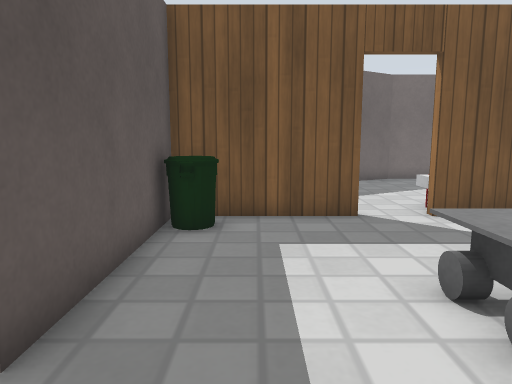
View 1 (above)

24 first-person views from a walk through a Gazebo world. The camera is 0.9 m above the floor, tilts 8° down and sees 70° across. The lines on the ground mark 1 m squares. The floor is counted in squares, 0.5 m on a side. Each view is taken from the middle of a square. On the plan, view 1 faces up. The plan holds only what a view shows up to about 18 squares ahead; the rest is blank. Gazebo's built-in surfaces are drawn with simple patterns. Simple shapes stand in for some stock models.

View 2
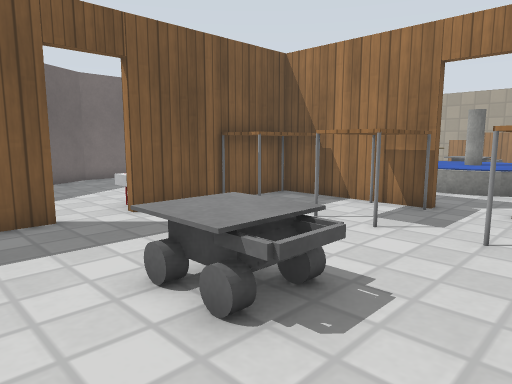

View 3
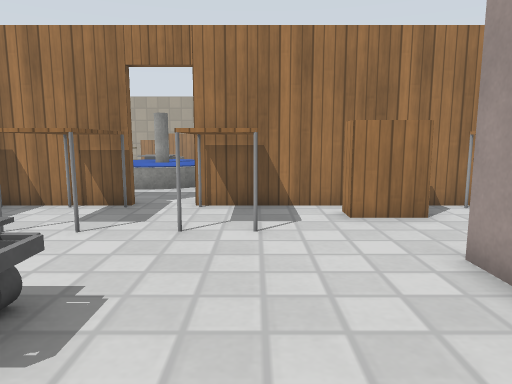

View 4
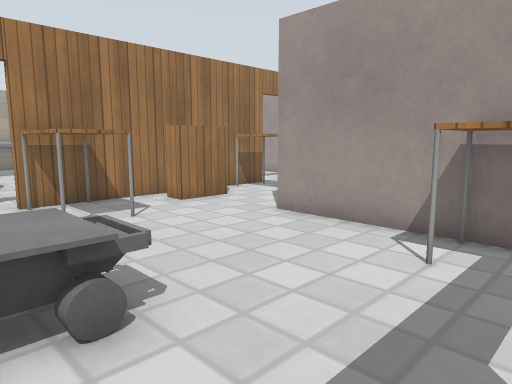

View 5
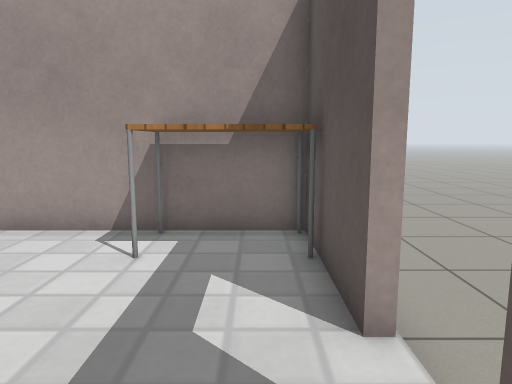

View 6
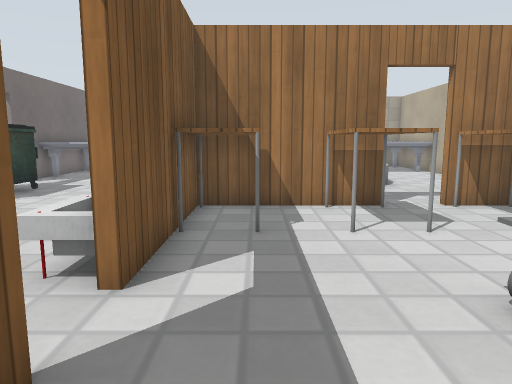

View 7
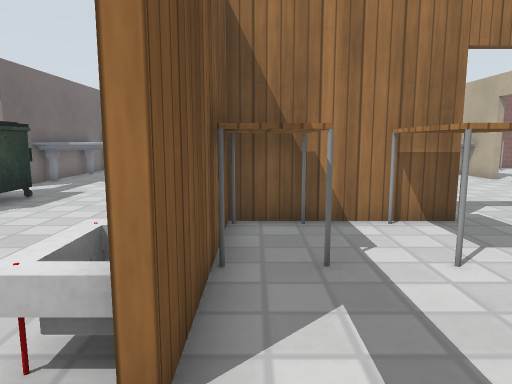

View 8
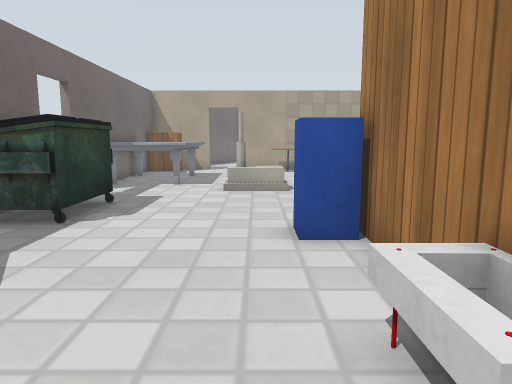

View 9
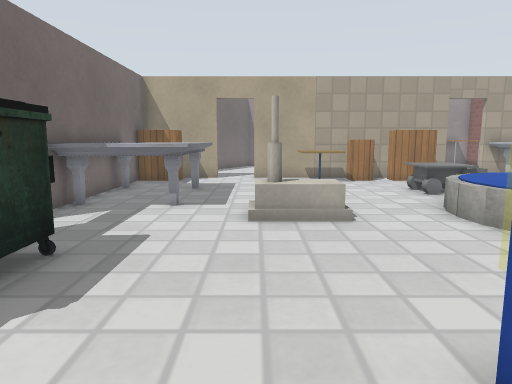

View 10
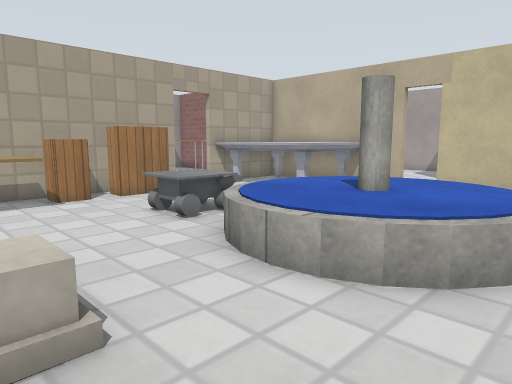

View 11
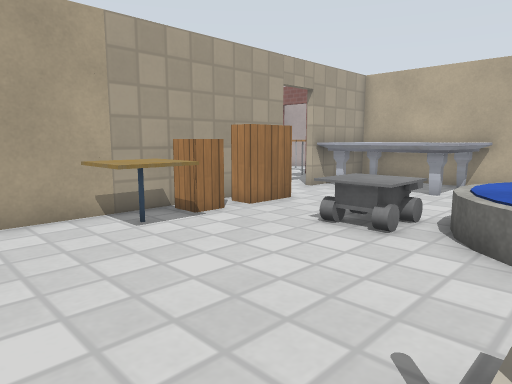

View 12
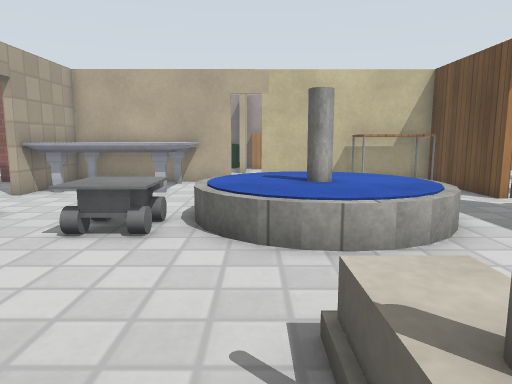

View 13
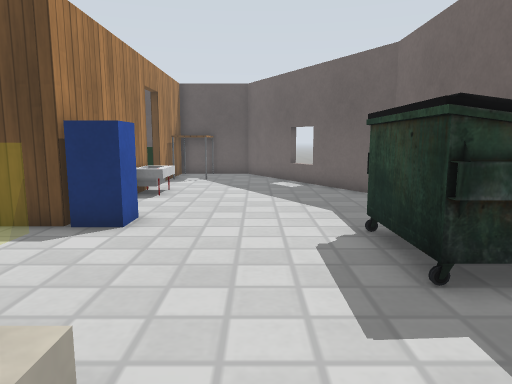

View 14
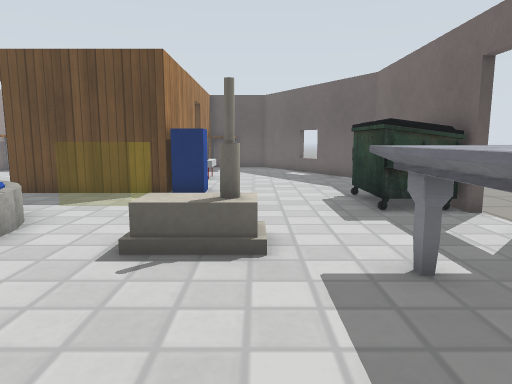

View 15
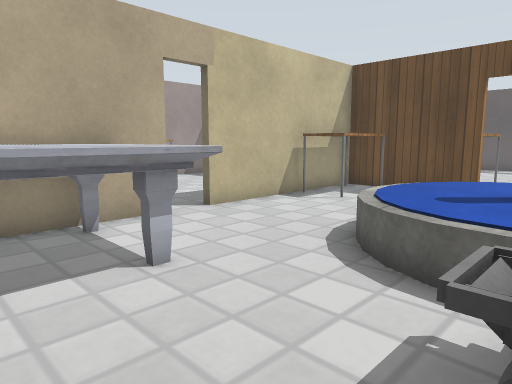

View 16
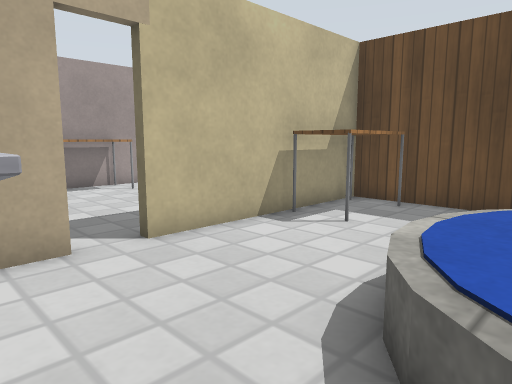

View 17
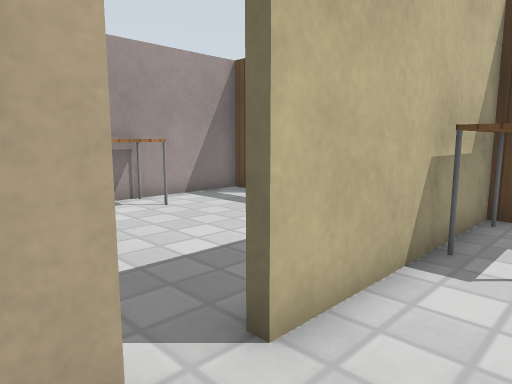

View 18
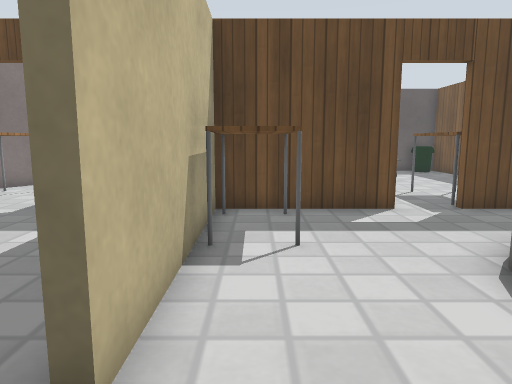

View 19
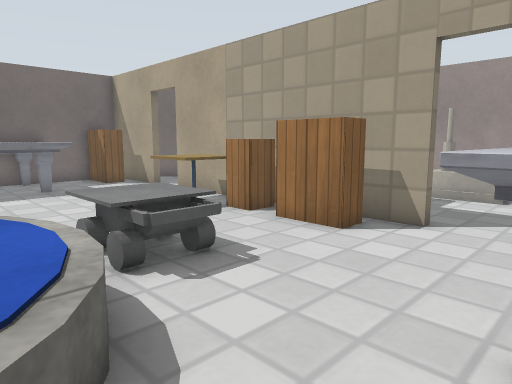

View 20
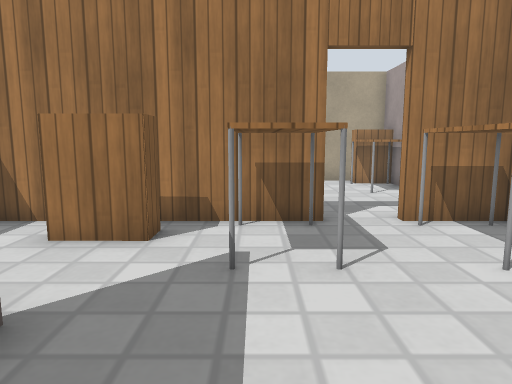

View 21
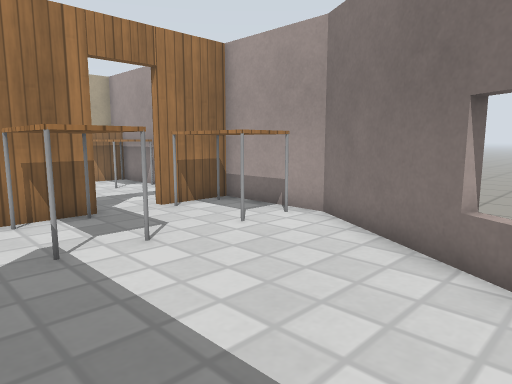

View 22
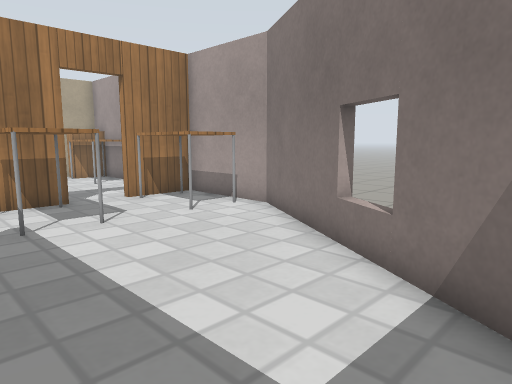

View 23
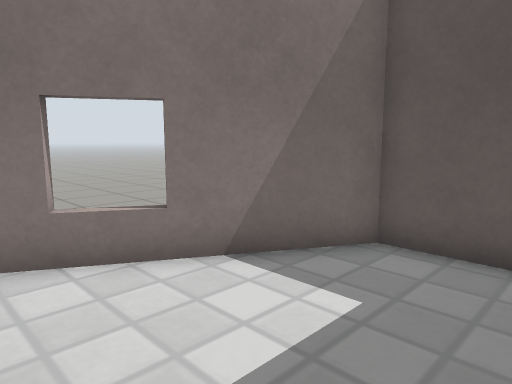

View 24
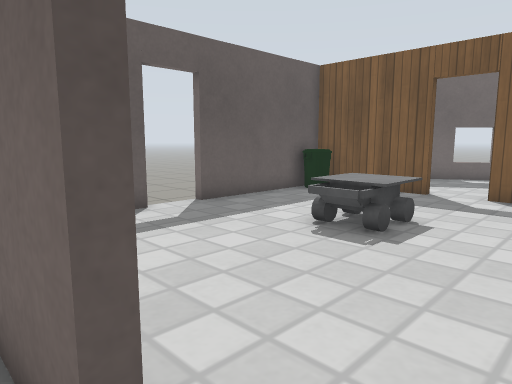

### Floor plan
Ten units are one square. View 1 is at (0, 0); x grows to the right and y downward. Boxes are objects, and circles mark ways between rooms. Rooms are numbered by the first view taken in them; rooms with no view inside come last. Other rooms are left out.
<svg viewBox="-25 -182 290 304">
<path fill="none" stroke="#000" d="M25 -86 -20 -86 -20 -26M101 -35 101 -86 54 -86M-20 -8 -20 31M4 31 54 31M101 25 101 -17M104 -17 104 31 178 31M165 -174 158 -174M55 -89 104 -89 104 -35M106 -174 63 -174 -4 -135M258 -28 258 -121M258 -138 258 -174 234 -174M191 31 226 31M254 31 258 31 258 -11M-5 -89 25 -89M54 31 54 35 36 35M101 76 101 25M-20 49 -20 69 63 117 101 117 101 93M-20 31 -14 31M104 111 104 117 186 117 186 91"/>
<rect x="-15" y="15" width="30" height="20" fill="#bbb"><title>table</title></rect>
<rect x="-15" y="-85" width="10" height="20" fill="#bbb"><title>bin</title></rect>
<rect x="15" y="-45" width="30" height="30" fill="#bbb"><title>other object</title></rect>
<rect x="35" y="-105" width="30" height="20" fill="#bbb"><title>bin</title></rect>
<rect x="65" y="-15" width="30" height="20" fill="#bbb"><title>table</title></rect>
<rect x="65" y="-55" width="30" height="20" fill="#bbb"><title>table</title></rect>
<rect x="65" y="-85" width="30" height="20" fill="#bbb"><title>table</title></rect>
<rect x="-15" y="-105" width="30" height="10" fill="#bbb"><title>table</title></rect>
<rect x="95" y="-105" width="10" height="10" fill="#bbb"><title>postbox</title></rect>
<rect x="105" y="5" width="40" height="20" fill="#bbb"><title>table</title></rect>
<rect x="105" y="-175" width="40" height="30" fill="#bbb"><title>dumpster</title></rect>
<rect x="135" y="-75" width="60" height="70" fill="#bbb"><title>fountain</title></rect>
<rect x="155" y="-125" width="20" height="30" fill="#bbb"><title>house</title></rect>
<rect x="165" y="-175" width="70" height="40" fill="#bbb"><title>marble table</title></rect>
<rect x="195" y="-65" width="30" height="30" fill="#bbb"><title>other object</title></rect>
<rect x="205" y="-15" width="50" height="50" fill="#bbb"><title>marble table</title></rect>
<rect x="235" y="-105" width="20" height="30" fill="#bbb"><title>cafe table</title></rect>
<rect x="245" y="-65" width="10" height="30" fill="#bbb"><title>bookshelf</title></rect>
<rect x="245" y="-85" width="10" height="20" fill="#bbb"><title>cabinet</title></rect>
<rect x="245" y="-175" width="10" height="20" fill="#bbb"><title>bookshelf</title></rect>
<rect x="65" y="95" width="30" height="20" fill="#bbb"><title>table</title></rect>
<rect x="65" y="55" width="30" height="20" fill="#bbb"><title>table</title></rect>
<rect x="85" y="15" width="10" height="30" fill="#bbb"><title>bookshelf</title></rect>
<rect x="145" y="95" width="30" height="20" fill="#bbb"><title>table</title></rect>
<rect x="165" y="95" width="20" height="20" fill="#bbb"><title>bookshelf</title></rect>
<circle cx="100" cy="-25" r="3" fill="#2a7"/>
<circle cx="30" cy="-90" r="3" fill="#2a7"/>
<circle cx="75" cy="30" r="3" fill="#2a7"/>
<circle cx="185" cy="30" r="3" fill="#2a7"/>
<circle cx="100" cy="85" r="3" fill="#2a7"/>
<text x="40" y="-30">1</text>
<text x="160" y="-80">2</text>
<text x="50" y="70">3</text>
<text x="140" y="70">4</text>
</svg>
Room 1 opens to room 2. Room 1 opens to room 3. Room 2 opens to room 4. Room 3 opens to room 4.

Where each view was taken, in squares from view 1:
view 1: 0 up, 0 right, facing up
view 2: 0 up, 0 right, facing up-right
view 3: 0 up, 0 right, facing right
view 4: 4 up, 1 left, facing down-right
view 5: 4 up, 1 left, facing down
view 6: 7 up, 0 right, facing right
view 7: 8 up, 2 right, facing right
view 8: 11 up, 3 right, facing right
view 9: 12 up, 8 right, facing right
view 10: 11 up, 13 right, facing down-right
view 11: 13 up, 17 right, facing down-right
view 12: 13 up, 18 right, facing down
view 13: 13 up, 18 right, facing left
view 14: 12 up, 23 right, facing left
view 15: 5 up, 24 right, facing down-left
view 16: 3 up, 21 right, facing down-left
view 17: 1 down, 20 right, facing down-left
view 18: 2 down, 20 right, facing left
view 19: 0 up, 18 right, facing up-right
view 20: 6 down, 2 right, facing right
view 21: 4 down, 1 right, facing down-right
view 22: 4 down, 1 left, facing down-right
view 23: 4 down, 4 right, facing down-left
view 24: 4 down, 7 right, facing up-left
